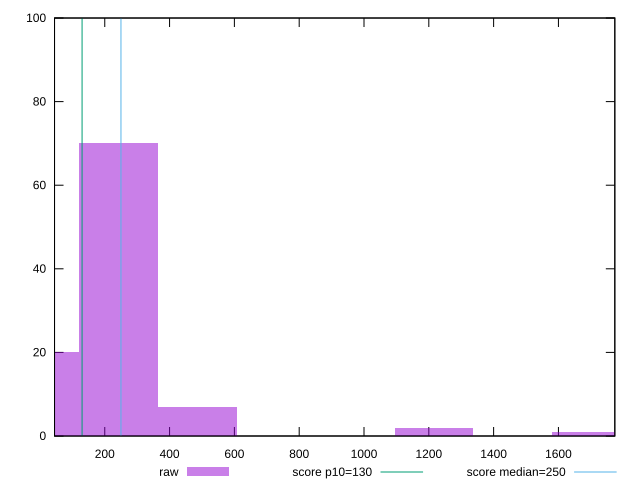

Source code (gnuplot):
reset

$raw <<EOF
1216.1794276384428 2
1702.6511986938199 1
0 20
243.23588552768857 70
486.47177105537713 7
EOF

set key outside below
set boxwidth 243.23588552768857
set xrange [45:1774]
set yrange [0:100]
set trange [0:100]
set style fill transparent solid 0.5 noborder

set parametric
set terminal svg size 640, 490 enhanced background rgb 'white'
set output "report/report_00029_2021-02-24T13-36-40.390Z/max-potential-fid/samples/agenda/raw/histogram.svg"

plot $raw title "raw" with boxes, \
     130,t title "score p10=130", \
     250,t title "score median=250"

reset
